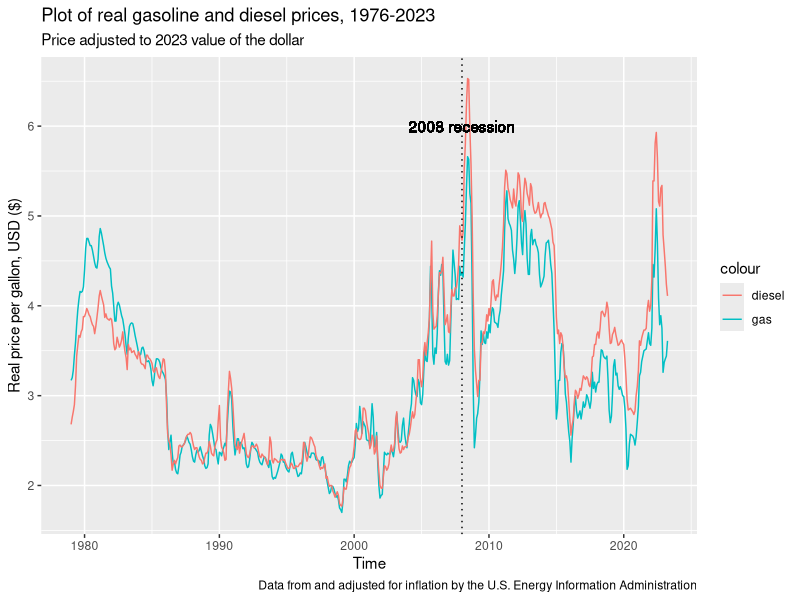

Source code (R):
setwd("C:/Users/carys/gatech/mgt6203/Team-104/")
library(tidyverse)

data <- read.csv('Data/real-gas-diesel.csv')
data$date <- as.Date(data$date)

ggplot(data, aes(x=date)) +
  # lines for gas and diesel
  geom_line(aes(y=Real.Values.gas, color='gas')) +
  geom_line(aes(y=Real.Values.diesel, color='diesel')) +
  # most labels
  labs(
    title = 'Plot of real gasoline and diesel prices, 1976-2023',
    subtitle = 'Price adjusted to 2023 value of the dollar',
    caption = 'Data from and adjusted for inflation by the U.S. Energy Information Administration',
    x = 'Time',
    y = 'Real price per gallon, USD ($)'
  ) +
  geom_vline(
    xintercept=as.Date('2008-01-01'), linetype='dotted'
  ) +
  geom_text(
    aes(x=as.Date('2008-01-01'), y=6), label='2008 recession'
  )
